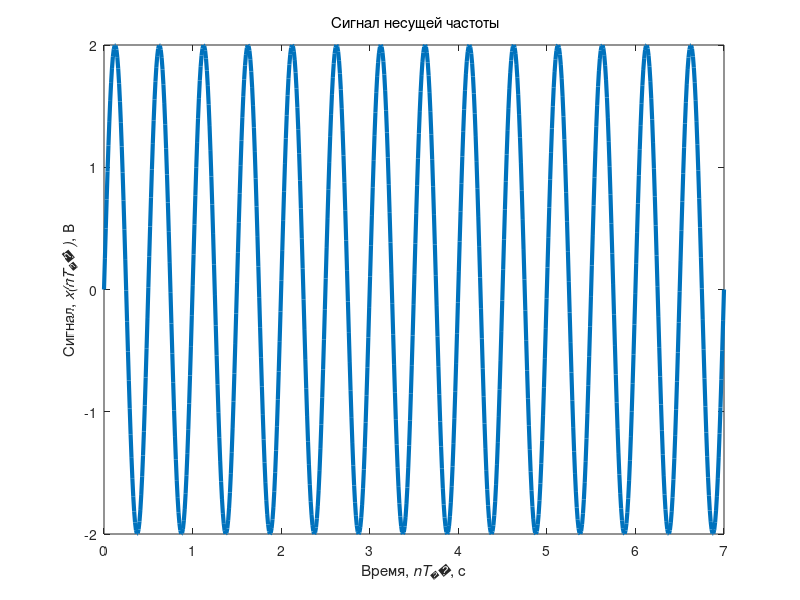

This chart was generated by the following MATLAB code: (Note: this script raises an error after producing the figure.)
pkg load communications

% Моделирование фазоманипулированных сигналов
clear all; % Очищаем память
close all; % Закрываем все окна с графиками
clc; % Очистка окна команд и сообщений
fontSize=10; % Размер шрифта графиков
fontType=''; % Тип шрифта графиков
% Цвет графиков
tColor=[0,0.447,0.741]; % Временная область
tColorLight=[0.3 0.7 0.9]; % Временная область
Color0='r'; % Эталонные сигналы
fColor=[1 0.4 0]; % Частотная область
eColor=[0.85 0.325 0.098]; % Погрешности
eColorLight=[0.9 0.9 0.4]; % Погрешности
eColorDark=[0.635 0.078 0.184]; % Погрешности

A=2; % Амплитуда сигнала
fd = 100; % Частота дискретизации,Гц
f=2; % Несущая частота,Гц
Qchip=7; % Количество чипов
Tchip = 1; % Длительность импульса,с
Nchip = Tchip*fd; % Количество отсчетов в одном чипе
tmin=0; % Начальное время моделирования,с
tmax=Qchip*Tchip; % Конечное время моделирования,с
td = linspace(tmin,tmax,Nchip*Qchip); % Формирование массива абсцисс точ

xc = A*sin(td*2*pi*f); % Формирование значений
% Формирование графика
figure; plot(td,xc,'Color',tColor,'LineWidth',3);
axis([tmin tmax -A A]); % Диапазон значений осей
set(get(gcf,'CurrentAxes'),'FontSize',fontSize); % Изменение шрифта
title({'\rm Сигнал несущей частоты'}); % Заголовок
xlabel ('Время,\it nT_д\rm, с'); % Надпись оси абсцисс
ylabel('Сигнал,\it x(nT_д )\rm, В'); % Надпись оси ординат

PNpoly=[1 0 0 0 0 1 1];
% Формирование последовательности M-последовательности заданной длины
% pn=commsrc.pn('GenPoly',PNpoly); % Создание генератора
PNpoly = [1 0 0 0 0 1 1];
n = 7
pn = bchpoly(n)
nM=length(PNpoly); % Длина последовательности
% Формирование значений
seqPN=[];
for ii=1:Qchip
seqElem=generate(pn);
if seqElem==0
seqElem=-1;
end
seq(1:Nchip)=seqElem;
seqPN=cat(2,seqPN,seq);
end
% Формируем график
figure; plot(td,seqPN,'Color',tColor,'LineWidth',3);
axis([tmin tmax -1.1 1.1]); % Диапазон значений осей
yticks([-1,0,1]);

set(get(gcf,'CurrentAxes'),'FontSize',fontSize); % Изменение шрифта
title({['\rm M-последовательность, M = ',num2str(nM)]}); % Заголовок
xlabel ('\it n\rm'); % Надпись оси абсцисс
ylabel('\it S_M(n)\rm'); % Надпись оси ординат